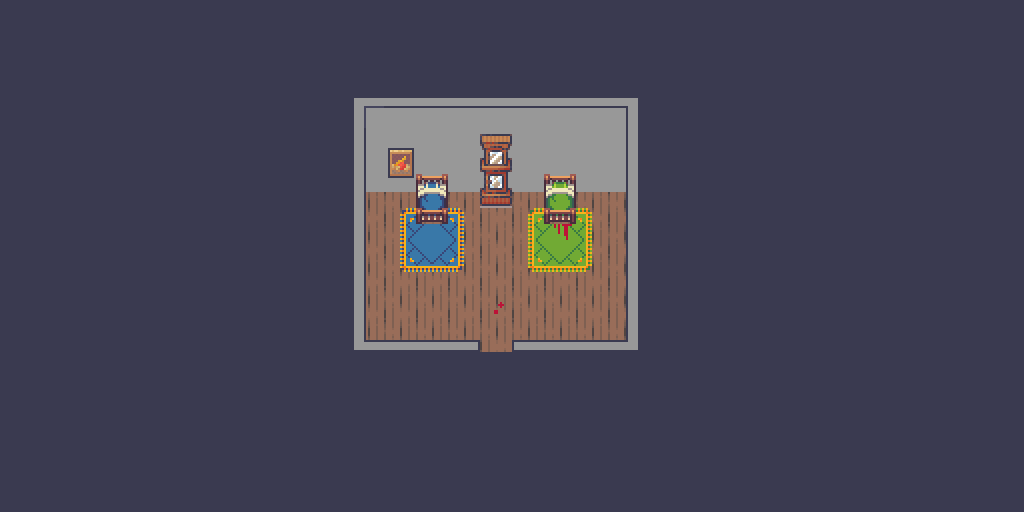

Rendered tile map (Tiled .tmx) drawn with the repository's tilesets; below, a short description and the full map source, tile grids included:
An orthogonal 32x16 tile map with 32x32 px tiles, 3 tile layers (Tile Layer 1, Tile Layer 2, Tile Layer 3), 10 tilesets and 1 object.

<map version="1.10" tiledversion="1.10.2" orientation="orthogonal" renderorder="right-down" width="32" height="16" tilewidth="32" tileheight="32" infinite="0" nextlayerid="15" nextobjectid="9">
 <tileset firstgid="1" source="houses.tsx" />
 <tileset firstgid="1025" source="Room_Builder_free_32x32.tsx" />
 <tileset firstgid="1416" source="witchtiles_2.tsx" />
 <tileset firstgid="1448" source="atlas_32x.tsx" />
 <tileset firstgid="2216" source="Interiors_free_32x32.tsx" />
 <tileset firstgid="3640" source="tf_ff_tileB_stone.tsx" />
 <tileset firstgid="3896" source="tileB_fortA.tsx" />
 <tileset firstgid="4152" source="tf_dd_B_2.tsx" />
 <tileset firstgid="4408" source="ruined_int_2.tsx" />
 <tileset firstgid="4496" source="blood2.tsx" />
 <layer id="1" name="Tile Layer 1" width="32" height="16">
  <data encoding="csv">
1037,1037,1037,1037,1037,1037,1037,1037,1037,1037,1037,1037,1037,1037,1037,1037,1037,1037,1037,1037,1037,1037,1037,1037,1037,1037,1037,1037,1037,1037,1037,1037,
1037,1037,1037,1037,1037,1037,1037,1037,1037,1037,1037,1037,1037,1037,1037,1037,1037,1037,1037,1037,1037,1037,1037,1037,1037,1037,1037,1037,1037,1037,1037,1037,
1037,1037,1037,1037,1037,1037,1037,1037,1037,1037,1037,1037,1037,1037,1037,1037,1037,1037,1037,1037,1037,1037,1037,1037,1037,1037,1037,1037,1037,1037,1037,1037,
1037,1037,1037,1037,1037,1037,1037,1037,1037,1037,1037,1091,1091,1074,1091,1091,1091,1091,1091,1091,1037,1037,1037,1037,1037,1037,1037,1037,1037,1037,1037,1037,
1037,1037,1037,1037,1037,1037,1037,1037,1037,1037,1037,1091,1091,1091,1091,1091,1091,1091,1091,1091,1037,1037,1037,1037,1037,1037,1037,1037,1037,1037,1037,1037,
1037,1037,1037,1037,1037,1037,1037,1037,1037,1037,1037,1091,1091,1091,1091,1091,1091,1091,1091,1091,1037,1037,1037,1037,1037,1037,1037,1037,1037,1037,1037,1037,
1037,1037,1037,1037,1037,1037,1037,1037,1037,1037,1037,1251,1251,1251,1251,1251,1251,1251,1251,1251,1037,1037,1037,1037,1037,1037,1037,1037,1037,1037,1037,1037,
1037,1037,1037,1037,1037,1037,1037,1037,1037,1037,1037,1251,1251,1251,1251,1251,1251,1251,1251,1251,1037,1037,1037,1037,1037,1037,1037,1037,1037,1037,1037,1037,
1037,1037,1037,1037,1037,1037,1037,1037,1037,1037,1037,1251,1251,1251,1251,1251,1251,1251,1251,1251,1037,1037,1037,1037,1037,1037,1037,1037,1037,1037,1037,1037,
1037,1037,1037,1037,1037,1037,1037,1037,1037,1037,1037,1251,1251,1251,1251,1251,1251,1251,1251,1251,1037,1037,1037,1037,1037,1037,1037,1037,1037,1037,1037,1037,
1037,1037,1037,1037,1037,1037,1037,1037,1037,1037,1037,1251,1251,1251,1251,1251,1251,1251,1251,1251,1037,1037,1037,1037,1037,1037,1037,1037,1037,1037,1037,1037,
1037,1037,1037,1037,1037,1037,1037,1037,1037,1037,1037,1037,1037,1037,1037,1037,1037,1037,1037,1037,1037,1037,1037,1037,1037,1037,1037,1037,1037,1037,1037,1037,
1037,1037,1037,1037,1037,1037,1037,1037,1037,1037,1037,1037,1037,1037,1037,1037,1037,1037,1037,1037,1037,1037,1037,1037,1037,1037,1037,1037,1037,1037,1037,1037,
1037,1037,1037,1037,1037,1037,1037,1037,1037,1037,1037,1037,1037,1037,1037,1037,1037,1037,1037,1037,1037,1037,1037,1037,1037,1037,1037,1037,1037,1037,1037,1037,
1037,1037,1037,1037,1037,1037,1037,1037,1037,1037,1037,1037,1037,1037,1037,1037,1037,1037,1037,1037,1037,1037,1037,1037,1037,1037,1037,1037,1037,1037,1037,1037,
1037,1037,1037,1037,1037,1037,1037,1037,1037,1037,1037,1037,1037,1037,1037,1037,1037,1037,1037,1037,1037,1037,1037,1037,1037,1037,1037,1037,1037,1037,1037,1037
</data>
 </layer>
 <layer id="2" name="Tile Layer 2" width="32" height="16">
  <data encoding="csv">
0,0,0,0,0,0,0,0,0,0,0,0,0,0,0,0,0,0,0,0,0,0,0,0,0,0,0,0,0,0,0,0,
0,0,0,0,0,0,0,0,0,0,0,0,0,0,0,0,0,0,0,0,0,0,0,0,0,0,0,0,0,0,0,0,
0,0,0,0,0,0,0,0,0,0,0,0,0,0,0,0,0,0,0,0,0,0,0,0,0,0,0,0,0,0,0,0,
0,0,0,0,0,0,0,0,0,0,0,1065,1088,1088,1088,1088,1088,1088,1088,1064,0,0,0,0,0,0,0,0,0,0,0,0,
0,0,0,0,0,0,0,0,0,0,0,1033,3400,1091,1091,3174,1091,1091,1091,2147484681,0,0,0,0,0,0,0,0,0,0,0,0,
0,0,0,0,0,0,0,0,0,0,0,1033,3416,2130,0,3190,0,2129,0,2147484681,0,0,0,0,0,0,0,0,0,0,0,0,
0,0,0,0,0,0,0,0,0,0,0,1033,1608,2178,1610,3206,1752,2177,1754,2147484681,0,0,0,0,0,0,0,0,0,0,0,0,
0,0,0,0,0,0,0,0,0,0,0,1033,1656,1657,1658,0,1800,1801,1802,2147484681,0,0,0,0,0,0,0,0,0,0,0,0,
0,0,0,0,0,0,0,0,0,0,0,1033,1704,1705,1706,0,1848,1849,1850,2147484681,0,0,0,0,0,0,0,0,0,0,0,0,
0,0,0,0,0,0,0,0,0,0,0,1033,0,0,0,0,0,0,0,2147484681,0,0,0,0,0,0,0,0,0,0,0,0,
0,0,0,0,0,0,0,0,0,0,0,3221226536,1073742912,1073742912,0,0,0,1073742912,1073742912,1073742888,0,0,0,0,0,0,0,0,0,0,0,0,
0,0,0,0,0,0,0,0,0,0,0,0,0,0,0,0,0,0,0,0,0,0,0,0,0,0,0,0,0,0,0,0,
0,0,0,0,0,0,0,0,0,0,0,0,0,0,0,0,0,0,0,0,0,0,0,0,0,0,0,0,0,0,0,0,
0,0,0,0,0,0,0,0,0,0,0,0,0,0,0,0,0,0,0,0,0,0,0,0,0,0,0,0,0,0,0,0,
0,0,0,0,0,0,0,0,0,0,0,0,0,0,0,0,0,0,0,0,0,0,0,0,0,0,0,0,0,0,0,0,
0,0,0,0,0,0,0,0,0,0,0,0,0,0,0,0,0,0,0,0,0,0,0,0,0,0,0,0,0,0,0,0
</data>
 </layer>
 <layer id="11" name="Tile Layer 3" width="32" height="16">
  <data encoding="csv">
0,0,0,0,0,0,0,0,0,0,0,0,0,0,0,0,0,0,0,0,0,0,0,0,0,0,0,0,0,0,0,0,
0,0,0,0,0,0,0,0,0,0,0,0,0,0,0,0,0,0,0,0,0,0,0,0,0,0,0,0,0,0,0,0,
0,0,0,0,0,0,0,0,0,0,0,0,0,0,0,0,0,0,0,0,0,0,0,0,0,0,0,0,0,0,0,0,
0,0,0,0,0,0,0,0,0,0,0,0,0,0,0,0,0,0,0,0,0,0,0,0,0,0,0,0,0,0,0,0,
0,0,0,0,0,0,0,0,0,0,0,0,0,0,0,0,0,0,0,0,0,0,0,0,0,0,0,0,0,0,0,0,
0,0,0,0,0,0,0,0,0,0,0,0,0,0,0,0,0,0,0,0,0,0,0,0,0,0,0,0,0,0,0,0,
0,0,0,0,0,0,0,0,0,0,0,0,0,0,0,0,0,0,0,0,0,0,0,0,0,0,0,0,0,0,0,0,
0,0,0,0,0,0,0,0,0,0,0,0,0,0,0,0,0,4500,0,0,0,0,0,0,0,0,0,0,0,0,0,0,
0,0,0,0,0,0,0,0,0,0,0,0,0,0,0,0,0,0,0,0,0,0,0,0,0,0,0,0,0,0,0,0,
0,0,0,0,0,0,0,0,0,0,0,0,0,0,0,4511,0,0,0,0,0,0,0,0,0,0,0,0,0,0,0,0,
0,0,0,0,0,0,0,0,0,0,0,0,0,0,3221226522,0,1073742874,0,0,0,0,0,0,0,0,0,0,0,0,0,0,0,
0,0,0,0,0,0,0,0,0,0,0,0,0,0,0,0,0,0,0,0,0,0,0,0,0,0,0,0,0,0,0,0,
0,0,0,0,0,0,0,0,0,0,0,0,0,0,0,0,0,0,0,0,0,0,0,0,0,0,0,0,0,0,0,0,
0,0,0,0,0,0,0,0,0,0,0,0,0,0,0,0,0,0,0,0,0,0,0,0,0,0,0,0,0,0,0,0,
0,0,0,0,0,0,0,0,0,0,0,0,0,0,0,0,0,0,0,0,0,0,0,0,0,0,0,0,0,0,0,0,
0,0,0,0,0,0,0,0,0,0,0,0,0,0,0,0,0,0,0,0,0,0,0,0,0,0,0,0,0,0,0,0
</data>
 </layer>
 <objectgroup id="14" name="door">
  <object id="8" x="447.333" y="320.667" width="91.3333" height="29.3333">
   <properties>
    <property name="nm_door" value="mainhouse.tmx" />
   </properties>
  </object>
 </objectgroup>
</map>
